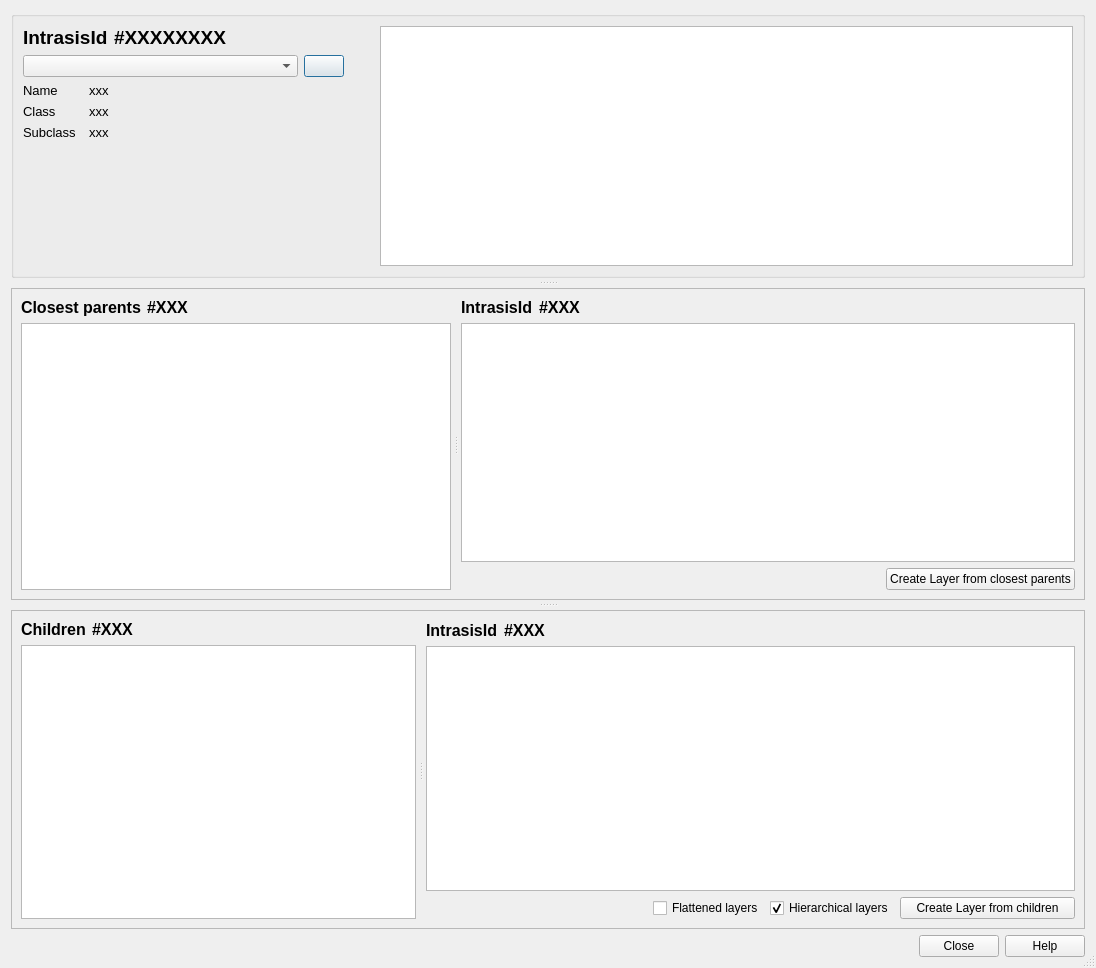
<?xml version="1.0" encoding="UTF-8"?>
<ui version="4.0">
 <class>IntrasisAnalysisBrowseRelationsDialog</class>
 <widget class="QDialog" name="IntrasisAnalysisBrowseRelationsDialog">
  <property name="geometry">
   <rect>
    <x>0</x>
    <y>0</y>
    <width>1096</width>
    <height>968</height>
   </rect>
  </property>
  <property name="minimumSize">
   <size>
    <width>170</width>
    <height>22</height>
   </size>
  </property>
  <property name="windowTitle">
   <string>BrowseRelations</string>
  </property>
  <property name="windowIcon">
   <iconset>
    <normaloff>assets/svedigark.svg</normaloff>assets/svedigark.svg</iconset>
  </property>
  <property name="sizeGripEnabled">
   <bool>true</bool>
  </property>
  <layout class="QGridLayout" name="gridLayout_5">
   <item row="0" column="0">
    <layout class="QVBoxLayout" name="verticalLayout">
     <item>
      <widget class="QSplitter" name="splitter_3">
       <property name="orientation">
        <enum>Qt::Vertical</enum>
       </property>
       <property name="handleWidth">
        <number>10</number>
       </property>
       <property name="childrenCollapsible">
        <bool>false</bool>
       </property>
       <widget class="QSplitter" name="splitter">
        <property name="orientation">
         <enum>Qt::Vertical</enum>
        </property>
        <property name="handleWidth">
         <number>10</number>
        </property>
        <property name="childrenCollapsible">
         <bool>false</bool>
        </property>
        <widget class="QGroupBox" name="group_box_curent_object">
         <property name="sizePolicy">
          <sizepolicy hsizetype="Preferred" vsizetype="Preferred">
           <horstretch>0</horstretch>
           <verstretch>0</verstretch>
          </sizepolicy>
         </property>
         <property name="title">
          <string/>
         </property>
         <layout class="QGridLayout" name="gridLayout_4">
          <item row="0" column="0">
           <layout class="QGridLayout" name="gridLayout">
            <item row="0" column="0">
             <layout class="QHBoxLayout" name="horizontalLayout_4">
              <item>
               <widget class="QLabel" name="label_intrasis_id_description">
                <property name="font">
                 <font>
                  <family>Arial</family>
                  <pointsize>14</pointsize>
                  <weight>75</weight>
                  <bold>true</bold>
                 </font>
                </property>
                <property name="text">
                 <string>IntrasisId</string>
                </property>
               </widget>
              </item>
              <item>
               <widget class="QLabel" name="label_intrasis_id">
                <property name="sizePolicy">
                 <sizepolicy hsizetype="Fixed" vsizetype="Fixed">
                  <horstretch>0</horstretch>
                  <verstretch>0</verstretch>
                 </sizepolicy>
                </property>
                <property name="minimumSize">
                 <size>
                  <width>120</width>
                  <height>15</height>
                 </size>
                </property>
                <property name="maximumSize">
                 <size>
                  <width>120</width>
                  <height>15</height>
                 </size>
                </property>
                <property name="font">
                 <font>
                  <family>Arial</family>
                  <pointsize>14</pointsize>
                  <weight>75</weight>
                  <bold>true</bold>
                 </font>
                </property>
                <property name="text">
                 <string>#XXXXXXXX</string>
                </property>
               </widget>
              </item>
              <item>
               <spacer name="horizontalSpacer_2">
                <property name="orientation">
                 <enum>Qt::Horizontal</enum>
                </property>
                <property name="sizeType">
                 <enum>QSizePolicy::Fixed</enum>
                </property>
                <property name="sizeHint" stdset="0">
                 <size>
                  <width>110</width>
                  <height>20</height>
                 </size>
                </property>
               </spacer>
              </item>
             </layout>
            </item>
            <item row="1" column="0">
             <layout class="QHBoxLayout" name="horizontalLayout_3">
              <item>
               <widget class="QComboBox" name="combo_box_intrasis_id">
                <property name="minimumSize">
                 <size>
                  <width>0</width>
                  <height>0</height>
                 </size>
                </property>
               </widget>
              </item>
              <item>
               <widget class="QPushButton" name="push_button_refresh_selection">
                <property name="sizePolicy">
                 <sizepolicy hsizetype="Fixed" vsizetype="Fixed">
                  <horstretch>0</horstretch>
                  <verstretch>0</verstretch>
                 </sizepolicy>
                </property>
                <property name="toolTip">
                 <string>Refresh selection</string>
                </property>
                <property name="text">
                 <string/>
                </property>
                <property name="icon">
                 <iconset>
                  <normaloff>assets/arrow_refresh.png</normaloff>assets/arrow_refresh.png</iconset>
                </property>
               </widget>
              </item>
             </layout>
            </item>
            <item row="2" column="0">
             <layout class="QHBoxLayout" name="horizontalLayout_9">
              <item>
               <widget class="QLabel" name="label_name_description">
                <property name="sizePolicy">
                 <sizepolicy hsizetype="Fixed" vsizetype="Preferred">
                  <horstretch>0</horstretch>
                  <verstretch>0</verstretch>
                 </sizepolicy>
                </property>
                <property name="maximumSize">
                 <size>
                  <width>60</width>
                  <height>16777215</height>
                 </size>
                </property>
                <property name="font">
                 <font>
                  <family>MS Shell Dlg 2</family>
                  <pointsize>10</pointsize>
                 </font>
                </property>
                <property name="text">
                 <string>Name</string>
                </property>
               </widget>
              </item>
              <item>
               <widget class="QLabel" name="label_name">
                <property name="font">
                 <font>
                  <family>MS Shell Dlg 2</family>
                  <pointsize>10</pointsize>
                 </font>
                </property>
                <property name="text">
                 <string>xxx</string>
                </property>
               </widget>
              </item>
             </layout>
            </item>
            <item row="3" column="0">
             <layout class="QHBoxLayout" name="horizontalLayout_6">
              <item>
               <widget class="QLabel" name="label_class_description">
                <property name="sizePolicy">
                 <sizepolicy hsizetype="Fixed" vsizetype="Preferred">
                  <horstretch>0</horstretch>
                  <verstretch>0</verstretch>
                 </sizepolicy>
                </property>
                <property name="maximumSize">
                 <size>
                  <width>60</width>
                  <height>16777215</height>
                 </size>
                </property>
                <property name="font">
                 <font>
                  <family>MS Shell Dlg 2</family>
                  <pointsize>10</pointsize>
                 </font>
                </property>
                <property name="text">
                 <string>Class</string>
                </property>
               </widget>
              </item>
              <item>
               <widget class="QLabel" name="label_class">
                <property name="font">
                 <font>
                  <family>MS Shell Dlg 2</family>
                  <pointsize>10</pointsize>
                 </font>
                </property>
                <property name="text">
                 <string>xxx</string>
                </property>
               </widget>
              </item>
             </layout>
            </item>
            <item row="4" column="0">
             <layout class="QHBoxLayout" name="horizontalLayout_5">
              <item>
               <widget class="QLabel" name="label_subclass_description">
                <property name="sizePolicy">
                 <sizepolicy hsizetype="Preferred" vsizetype="Fixed">
                  <horstretch>0</horstretch>
                  <verstretch>0</verstretch>
                 </sizepolicy>
                </property>
                <property name="maximumSize">
                 <size>
                  <width>60</width>
                  <height>16777215</height>
                 </size>
                </property>
                <property name="font">
                 <font>
                  <family>MS Shell Dlg 2</family>
                  <pointsize>10</pointsize>
                 </font>
                </property>
                <property name="text">
                 <string>Subclass</string>
                </property>
               </widget>
              </item>
              <item>
               <widget class="QLabel" name="label_subclass">
                <property name="font">
                 <font>
                  <family>MS Shell Dlg 2</family>
                  <pointsize>10</pointsize>
                 </font>
                </property>
                <property name="text">
                 <string>xxx</string>
                </property>
               </widget>
              </item>
             </layout>
            </item>
           </layout>
          </item>
          <item row="0" column="1">
           <spacer name="horizontalSpacer_5">
            <property name="orientation">
             <enum>Qt::Horizontal</enum>
            </property>
            <property name="sizeType">
             <enum>QSizePolicy::Fixed</enum>
            </property>
            <property name="sizeHint" stdset="0">
             <size>
              <width>30</width>
              <height>20</height>
             </size>
            </property>
           </spacer>
          </item>
          <item row="0" column="2" rowspan="2">
           <widget class="QTableWidget" name="table_widget_current_object">
            <property name="font">
             <font>
              <family>Segoe UI</family>
              <pointsize>9</pointsize>
             </font>
            </property>
            <property name="frameShadow">
             <enum>QFrame::Plain</enum>
            </property>
            <property name="editTriggers">
             <set>QAbstractItemView::NoEditTriggers</set>
            </property>
            <property name="selectionMode">
             <enum>QAbstractItemView::NoSelection</enum>
            </property>
            <property name="selectionBehavior">
             <enum>QAbstractItemView::SelectRows</enum>
            </property>
            <property name="gridStyle">
             <enum>Qt::SolidLine</enum>
            </property>
            <property name="columnCount">
             <number>0</number>
            </property>
            <attribute name="horizontalHeaderCascadingSectionResizes">
             <bool>false</bool>
            </attribute>
            <attribute name="horizontalHeaderDefaultSectionSize">
             <number>149</number>
            </attribute>
            <attribute name="horizontalHeaderStretchLastSection">
             <bool>true</bool>
            </attribute>
            <attribute name="verticalHeaderVisible">
             <bool>false</bool>
            </attribute>
           </widget>
          </item>
          <item row="1" column="0">
           <spacer name="verticalSpacer">
            <property name="orientation">
             <enum>Qt::Vertical</enum>
            </property>
            <property name="sizeType">
             <enum>QSizePolicy::Expanding</enum>
            </property>
            <property name="sizeHint" stdset="0">
             <size>
              <width>20</width>
              <height>80</height>
             </size>
            </property>
           </spacer>
          </item>
         </layout>
        </widget>
        <widget class="QFrame" name="frame_parents">
         <property name="frameShape">
          <enum>QFrame::StyledPanel</enum>
         </property>
         <property name="frameShadow">
          <enum>QFrame::Raised</enum>
         </property>
         <layout class="QGridLayout" name="gridLayout_3">
          <item row="0" column="0">
           <widget class="QSplitter" name="splitter_1">
            <property name="orientation">
             <enum>Qt::Horizontal</enum>
            </property>
            <property name="handleWidth">
             <number>10</number>
            </property>
            <property name="childrenCollapsible">
             <bool>false</bool>
            </property>
            <widget class="QWidget" name="layoutWidget">
             <layout class="QVBoxLayout" name="verticalLayout_4">
              <item>
               <layout class="QHBoxLayout" name="horizontalLayout_10">
                <item>
                 <widget class="QLabel" name="label_relations_above">
                  <property name="font">
                   <font>
                    <family>Arial</family>
                    <pointsize>12</pointsize>
                    <weight>75</weight>
                    <bold>true</bold>
                   </font>
                  </property>
                  <property name="text">
                   <string>Closest parents</string>
                  </property>
                 </widget>
                </item>
                <item>
                 <widget class="QLabel" name="label_intrasis_id_closest_parents">
                  <property name="font">
                   <font>
                    <family>Arial</family>
                    <pointsize>12</pointsize>
                    <weight>75</weight>
                    <bold>true</bold>
                   </font>
                  </property>
                  <property name="text">
                   <string>#XXX</string>
                  </property>
                 </widget>
                </item>
                <item>
                 <spacer name="horizontalSpacer_10">
                  <property name="orientation">
                   <enum>Qt::Horizontal</enum>
                  </property>
                  <property name="sizeHint" stdset="0">
                   <size>
                    <width>88</width>
                    <height>17</height>
                   </size>
                  </property>
                 </spacer>
                </item>
               </layout>
              </item>
              <item>
               <widget class="QTreeWidget" name="tree_widget_relations_above">
                <property name="sizePolicy">
                 <sizepolicy hsizetype="Expanding" vsizetype="Expanding">
                  <horstretch>0</horstretch>
                  <verstretch>0</verstretch>
                 </sizepolicy>
                </property>
                <property name="minimumSize">
                 <size>
                  <width>310</width>
                  <height>0</height>
                 </size>
                </property>
                <property name="baseSize">
                 <size>
                  <width>50</width>
                  <height>50</height>
                 </size>
                </property>
                <property name="font">
                 <font>
                  <family>Segoe UI</family>
                  <pointsize>9</pointsize>
                 </font>
                </property>
                <property name="toolTip">
                 <string>Right click item to set as current object</string>
                </property>
                <property name="horizontalScrollBarPolicy">
                 <enum>Qt::ScrollBarAsNeeded</enum>
                </property>
                <property name="editTriggers">
                 <set>QAbstractItemView::NoEditTriggers</set>
                </property>
                <attribute name="headerVisible">
                 <bool>false</bool>
                </attribute>
                <attribute name="headerStretchLastSection">
                 <bool>false</bool>
                </attribute>
                <column>
                 <property name="text">
                  <string notr="true">1</string>
                 </property>
                </column>
               </widget>
              </item>
             </layout>
            </widget>
            <widget class="QWidget" name="layoutWidget_2">
             <layout class="QVBoxLayout" name="verticalLayout_2">
              <item>
               <layout class="QHBoxLayout" name="horizontalLayout_2">
                <item>
                 <widget class="QLabel" name="label_intrasis_id_above_description">
                  <property name="font">
                   <font>
                    <family>Arial</family>
                    <pointsize>12</pointsize>
                    <weight>75</weight>
                    <bold>true</bold>
                   </font>
                  </property>
                  <property name="text">
                   <string>IntrasisId</string>
                  </property>
                 </widget>
                </item>
                <item>
                 <widget class="QLabel" name="label_intrasis_id_above">
                  <property name="font">
                   <font>
                    <family>Arial</family>
                    <pointsize>12</pointsize>
                    <weight>75</weight>
                    <bold>true</bold>
                   </font>
                  </property>
                  <property name="text">
                   <string>#XXX</string>
                  </property>
                 </widget>
                </item>
                <item>
                 <spacer name="horizontalSpacer_4">
                  <property name="orientation">
                   <enum>Qt::Horizontal</enum>
                  </property>
                  <property name="sizeHint" stdset="0">
                   <size>
                    <width>324</width>
                    <height>17</height>
                   </size>
                  </property>
                 </spacer>
                </item>
               </layout>
              </item>
              <item>
               <widget class="QTableWidget" name="table_widget_relations_above">
                <property name="sizePolicy">
                 <sizepolicy hsizetype="Preferred" vsizetype="Expanding">
                  <horstretch>0</horstretch>
                  <verstretch>0</verstretch>
                 </sizepolicy>
                </property>
                <property name="minimumSize">
                 <size>
                  <width>0</width>
                  <height>0</height>
                 </size>
                </property>
                <property name="font">
                 <font>
                  <family>Segoe UI</family>
                  <pointsize>9</pointsize>
                 </font>
                </property>
                <property name="editTriggers">
                 <set>QAbstractItemView::NoEditTriggers</set>
                </property>
                <property name="selectionMode">
                 <enum>QAbstractItemView::NoSelection</enum>
                </property>
                <property name="selectionBehavior">
                 <enum>QAbstractItemView::SelectRows</enum>
                </property>
                <property name="columnCount">
                 <number>0</number>
                </property>
                <attribute name="horizontalHeaderDefaultSectionSize">
                 <number>133</number>
                </attribute>
                <attribute name="horizontalHeaderStretchLastSection">
                 <bool>true</bool>
                </attribute>
                <attribute name="verticalHeaderVisible">
                 <bool>false</bool>
                </attribute>
               </widget>
              </item>
              <item>
               <layout class="QHBoxLayout" name="horizontalLayout">
                <item>
                 <spacer name="horizontalSpacer">
                  <property name="orientation">
                   <enum>Qt::Horizontal</enum>
                  </property>
                  <property name="sizeHint" stdset="0">
                   <size>
                    <width>248</width>
                    <height>20</height>
                   </size>
                  </property>
                 </spacer>
                </item>
                <item>
                 <widget class="QPushButton" name="push_button_create_layer_closest_parents">
                  <property name="minimumSize">
                   <size>
                    <width>175</width>
                    <height>0</height>
                   </size>
                  </property>
                  <property name="text">
                   <string>Create Layer from closest parents</string>
                  </property>
                 </widget>
                </item>
               </layout>
              </item>
             </layout>
            </widget>
           </widget>
          </item>
         </layout>
        </widget>
       </widget>
       <widget class="QFrame" name="frame_children">
        <property name="frameShape">
         <enum>QFrame::StyledPanel</enum>
        </property>
        <property name="frameShadow">
         <enum>QFrame::Raised</enum>
        </property>
        <layout class="QGridLayout" name="gridLayout_2">
         <item row="0" column="0">
          <widget class="QSplitter" name="splitter_2">
           <property name="orientation">
            <enum>Qt::Horizontal</enum>
           </property>
           <property name="opaqueResize">
            <bool>true</bool>
           </property>
           <property name="handleWidth">
            <number>10</number>
           </property>
           <property name="childrenCollapsible">
            <bool>false</bool>
           </property>
           <widget class="QWidget" name="layoutWidget">
            <layout class="QVBoxLayout" name="verticalLayout_3">
             <item>
              <layout class="QHBoxLayout" name="horizontalLayout_11">
               <item>
                <widget class="QLabel" name="label_relations_below">
                 <property name="font">
                  <font>
                   <family>Arial</family>
                   <pointsize>12</pointsize>
                   <weight>75</weight>
                   <bold>true</bold>
                  </font>
                 </property>
                 <property name="text">
                  <string>Children</string>
                 </property>
                </widget>
               </item>
               <item>
                <widget class="QLabel" name="label_intrasis_id_children">
                 <property name="font">
                  <font>
                   <family>Arial</family>
                   <pointsize>12</pointsize>
                   <weight>75</weight>
                   <bold>true</bold>
                  </font>
                 </property>
                 <property name="text">
                  <string>#XXX</string>
                 </property>
                </widget>
               </item>
               <item>
                <spacer name="horizontalSpacer_11">
                 <property name="orientation">
                  <enum>Qt::Horizontal</enum>
                 </property>
                 <property name="sizeHint" stdset="0">
                  <size>
                   <width>88</width>
                   <height>17</height>
                  </size>
                 </property>
                </spacer>
               </item>
              </layout>
             </item>
             <item>
              <widget class="QTreeWidget" name="tree_widget_relations_below">
               <property name="sizePolicy">
                <sizepolicy hsizetype="Expanding" vsizetype="Expanding">
                 <horstretch>0</horstretch>
                 <verstretch>0</verstretch>
                </sizepolicy>
               </property>
               <property name="minimumSize">
                <size>
                 <width>310</width>
                 <height>0</height>
                </size>
               </property>
               <property name="font">
                <font>
                 <family>Segoe UI</family>
                 <pointsize>9</pointsize>
                </font>
               </property>
               <property name="toolTip">
                <string>Right click item to set as current object</string>
               </property>
               <property name="horizontalScrollBarPolicy">
                <enum>Qt::ScrollBarAsNeeded</enum>
               </property>
               <property name="editTriggers">
                <set>QAbstractItemView::NoEditTriggers</set>
               </property>
               <attribute name="headerVisible">
                <bool>false</bool>
               </attribute>
               <attribute name="headerStretchLastSection">
                <bool>false</bool>
               </attribute>
               <column>
                <property name="text">
                 <string notr="true">1</string>
                </property>
               </column>
              </widget>
             </item>
            </layout>
           </widget>
           <widget class="QWidget" name="layoutWidget">
            <layout class="QVBoxLayout" name="verticalLayout_5">
             <item>
              <layout class="QHBoxLayout" name="horizontalLayout_7">
               <item>
                <widget class="QLabel" name="label_intrasis_id_below_description">
                 <property name="font">
                  <font>
                   <family>Arial</family>
                   <pointsize>12</pointsize>
                   <weight>75</weight>
                   <bold>true</bold>
                  </font>
                 </property>
                 <property name="text">
                  <string>IntrasisId</string>
                 </property>
                </widget>
               </item>
               <item>
                <widget class="QLabel" name="label_intrasis_id_below">
                 <property name="font">
                  <font>
                   <family>Arial</family>
                   <pointsize>12</pointsize>
                   <weight>75</weight>
                   <bold>true</bold>
                  </font>
                 </property>
                 <property name="text">
                  <string>#XXX</string>
                 </property>
                </widget>
               </item>
               <item>
                <spacer name="horizontalSpacer_6">
                 <property name="orientation">
                  <enum>Qt::Horizontal</enum>
                 </property>
                 <property name="sizeHint" stdset="0">
                  <size>
                   <width>338</width>
                   <height>20</height>
                  </size>
                 </property>
                </spacer>
               </item>
              </layout>
             </item>
             <item>
              <widget class="QTableWidget" name="table_widget_relations_below">
               <property name="sizePolicy">
                <sizepolicy hsizetype="Preferred" vsizetype="Expanding">
                 <horstretch>0</horstretch>
                 <verstretch>0</verstretch>
                </sizepolicy>
               </property>
               <property name="minimumSize">
                <size>
                 <width>0</width>
                 <height>0</height>
                </size>
               </property>
               <property name="font">
                <font>
                 <family>Segoe UI</family>
                 <pointsize>9</pointsize>
                </font>
               </property>
               <property name="editTriggers">
                <set>QAbstractItemView::NoEditTriggers</set>
               </property>
               <property name="selectionMode">
                <enum>QAbstractItemView::NoSelection</enum>
               </property>
               <property name="selectionBehavior">
                <enum>QAbstractItemView::SelectRows</enum>
               </property>
               <property name="columnCount">
                <number>0</number>
               </property>
               <attribute name="horizontalHeaderDefaultSectionSize">
                <number>133</number>
               </attribute>
               <attribute name="horizontalHeaderStretchLastSection">
                <bool>true</bool>
               </attribute>
               <attribute name="verticalHeaderVisible">
                <bool>false</bool>
               </attribute>
              </widget>
             </item>
             <item>
              <layout class="QHBoxLayout" name="horizontalLayout_8">
               <item>
                <spacer name="horizontalSpacer_7">
                 <property name="orientation">
                  <enum>Qt::Horizontal</enum>
                 </property>
                 <property name="sizeHint" stdset="0">
                  <size>
                   <width>88</width>
                   <height>20</height>
                  </size>
                 </property>
                </spacer>
               </item>
               <item>
                <widget class="QCheckBox" name="check_box_flat_layers">
                 <property name="toolTip">
                  <string>The tree structure will be flattened in the created layers</string>
                 </property>
                 <property name="text">
                  <string>Flattened layers</string>
                 </property>
                </widget>
               </item>
               <item>
                <widget class="QCheckBox" name="check_box_hierarchical_layers">
                 <property name="toolTip">
                  <string>The tree structure will be preserved in the created layers</string>
                 </property>
                 <property name="text">
                  <string>Hierarchical layers</string>
                 </property>
                 <property name="checked">
                  <bool>true</bool>
                 </property>
                </widget>
               </item>
               <item>
                <widget class="QPushButton" name="push_button_create_layer_all_children">
                 <property name="minimumSize">
                  <size>
                   <width>175</width>
                   <height>0</height>
                  </size>
                 </property>
                 <property name="text">
                  <string>Create Layer from children</string>
                 </property>
                </widget>
               </item>
              </layout>
             </item>
            </layout>
           </widget>
          </widget>
         </item>
        </layout>
       </widget>
      </widget>
     </item>
     <item>
      <widget class="QDialogButtonBox" name="button_box">
       <property name="orientation">
        <enum>Qt::Horizontal</enum>
       </property>
       <property name="standardButtons">
        <set>QDialogButtonBox::Close|QDialogButtonBox::Help</set>
       </property>
      </widget>
     </item>
    </layout>
   </item>
  </layout>
 </widget>
 <resources/>
 <connections>
  <connection>
   <sender>button_box</sender>
   <signal>accepted()</signal>
   <receiver>IntrasisAnalysisBrowseRelationsDialog</receiver>
   <slot>accept()</slot>
   <hints>
    <hint type="sourcelabel">
     <x>248</x>
     <y>254</y>
    </hint>
    <hint type="destinationlabel">
     <x>157</x>
     <y>274</y>
    </hint>
   </hints>
  </connection>
  <connection>
   <sender>button_box</sender>
   <signal>rejected()</signal>
   <receiver>IntrasisAnalysisBrowseRelationsDialog</receiver>
   <slot>reject()</slot>
   <hints>
    <hint type="sourcelabel">
     <x>316</x>
     <y>260</y>
    </hint>
    <hint type="destinationlabel">
     <x>286</x>
     <y>274</y>
    </hint>
   </hints>
  </connection>
 </connections>
</ui>
